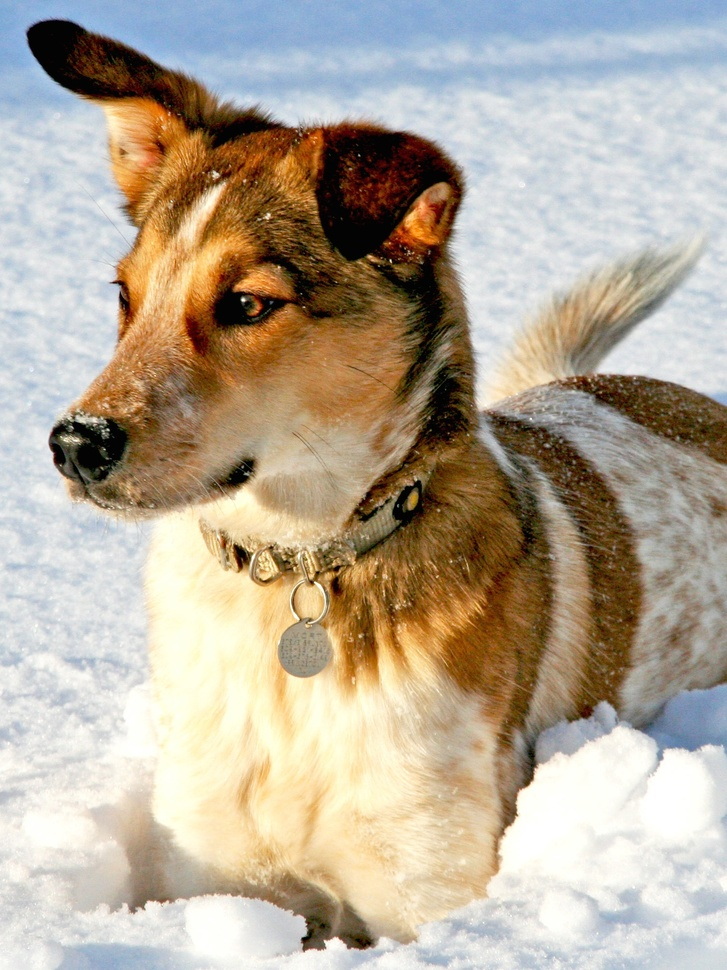
#> input picture DATA/dog.jpg, 727 x 970 px, shrunk from 1500 x 2000 before the run
$ jupyter execute 2D_FFT.ipynb
#> lines starting #> are read from the running program, lines starting #| are printed output that depends on the picture
# 2D Fast Fourier Transform (FFT) on an Image
This notebook demonstrates how to perform a 2D Fast Fourier Transform (FFT) on an image using NumPy. The steps include:
- Loading an image and converting it to grayscale.
- Visualizing the original grayscale image.
- Computing the row-wise FFT and visualizing the result.
- Computing the column-wise FFT and visualizing the result.
- Comparing the manual 2-step FFT with NumPy's efficient `fft2` function for 2D FFT.
The FFT is a powerful tool for analyzing the frequency components of images and signals. This notebook helps visualize how the 2D FFT transforms image data from the spatial domain to the frequency domain.

[cell 1]
from matplotlib.image import imread
import numpy as np
import matplotlib.pyplot as plt
import os
plt.rcParams['figure.figsize'] = [12, 8]
plt.rcParams.update({'font.size': 18})

A = imread(os.path.join('..','DATA','dog.jpg'))
#> A is the input picture: shape (970, 727, 3); mean R, G, B 181.4, 169.5, 152
B = np.mean(A, -1); # Convert RGB to grayscale
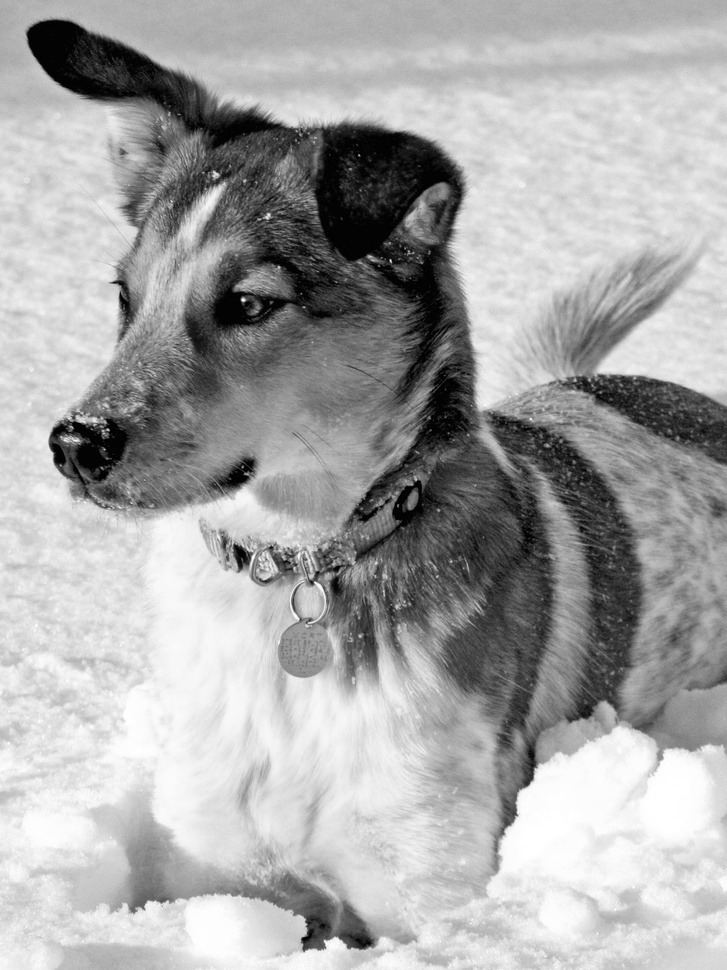
#> B: shape (970, 727) float64; min 0, max 255, mean 167.6

fig,axs = plt.subplots(1,3)

# Plot image
img = axs[0].imshow(B)
img.set_cmap('gray')
axs[0].axis('off')

# Compute row-wise FFT

Cshift = np.zeros_like(B,dtype='complex')
C = np.zeros_like(B,dtype='complex')

for j in range(B.shape[0]):
    Cshift[j,:] = np.fft.fftshift(np.fft.fft(B[j,:]))
    C[j,:] = np.fft.fft(B[j,:])

img = axs[1].imshow(np.log(np.abs(Cshift)))
img.set_cmap('gray')
axs[1].axis('off')

# Compute column-wise FFT

D = np.zeros_like(C)
for j in range(C.shape[1]):
    D[:,j] = np.fft.fft(C[:,j])

img = axs[2].imshow(np.fft.fftshift(np.log(np.abs(D))))
#img.set_cmap('gray')
axs[2].axis('off')

plt.show()
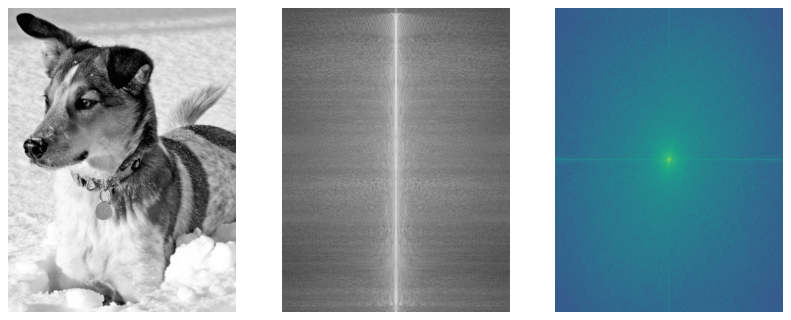
#> figure drawn by matplotlib, 3 panels

# Much more efficient to use fft2
Df2 = np.fft.fft2(B)

# display Df2
plt.imshow(np.fft.fftshift(np.log(np.abs(Df2))))
plt.axis('off')
plt.show()
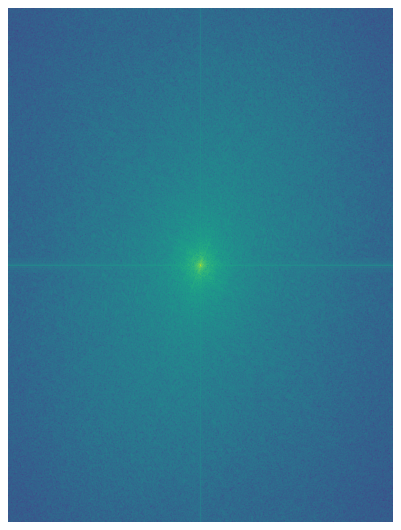
#> figure drawn by matplotlib, 1 panel

## Column-wise then Row-wise FFT
The following code computes the 2D FFT by first applying the FFT along the columns and then along the rows. This demonstrates that the order of applying FFTs (rows first or columns first) does not affect the final result, and both approaches are equivalent to using NumPy's `fft2` function.

[cell 2]
# Compute column-wise FFT first, then row-wise FFT
E = np.zeros_like(B, dtype='complex')
for j in range(B.shape[1]):
    E[:, j] = np.fft.fft(B[:, j])
for i in range(E.shape[0]):
    E[i, :] = np.fft.fft(E[i, :])
# Apply fftshift for visualization and comparison
Eshift = np.fft.fftshift(E)
plt.figure(figsize=(6, 6))
plt.imshow(np.log(np.abs(Eshift)))
plt.title('Column-wise then Row-wise FFT (log magnitude, fftshifted)')
plt.axis('off')
plt.show()
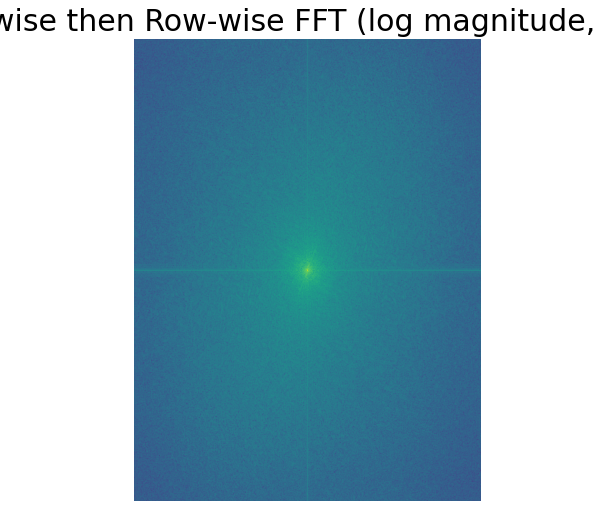
#> figure drawn by matplotlib, 1 panel
## Check equivalence with previous result (after fftshift)
print('Are the row-col-fft vs col-row-fft equivalent?', np.allclose(np.abs(np.fft.fftshift(D)), np.abs(Eshift)))
#| Are the row-col-fft vs col-row-fft equivalent? True

## Check equivalence with previous result (after fftshift)
print('Are the fft2 vs row-col-fft methods equivalent?', np.allclose(np.abs(np.fft.fftshift(Df2)), np.abs(Eshift)))
#| Are the fft2 vs row-col-fft methods equivalent? True

$ run again, with DATA/heat_2d.jpg copied over DATA/dog.jpg
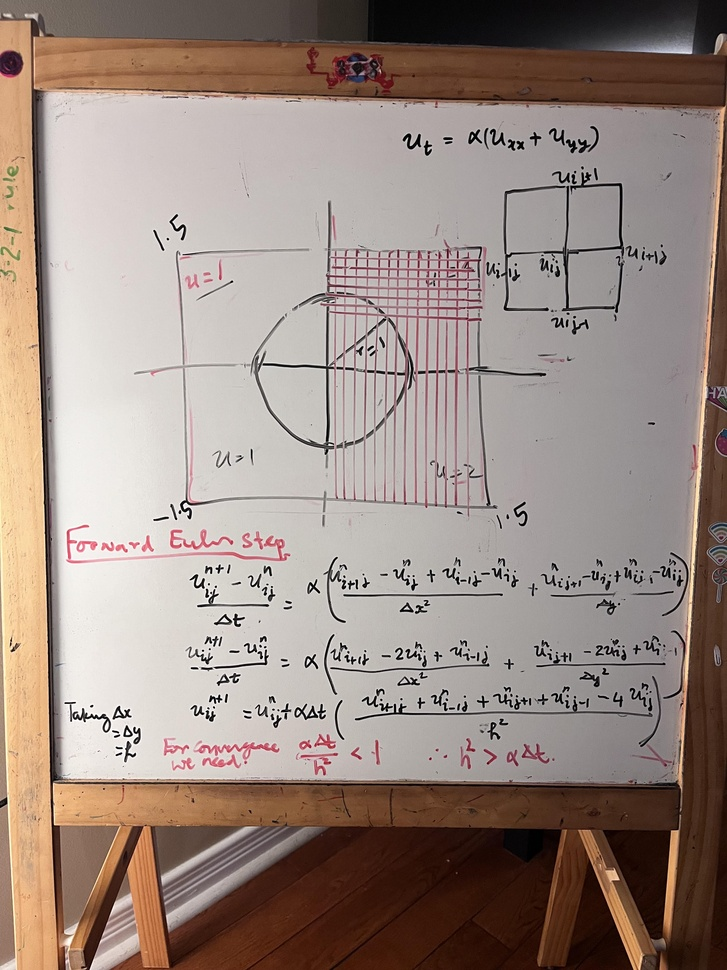
#> input picture DATA/heat_2d.jpg, 727 x 970 px, shrunk from 3024 x 4032 before the run
#> A is the input picture: shape (970, 727, 3); mean R, G, B 154.9, 138.7, 130.3
#> `plt.show()`:
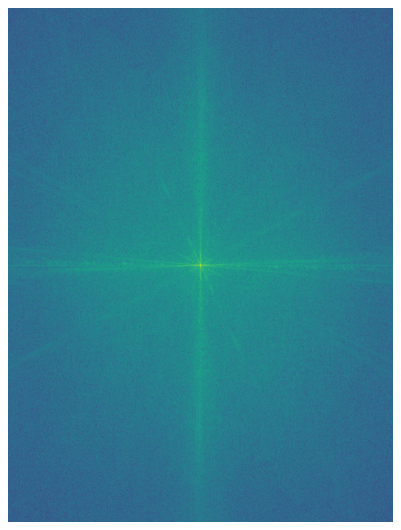
#> figure drawn by matplotlib, 1 panel
#> `plt.show()`:
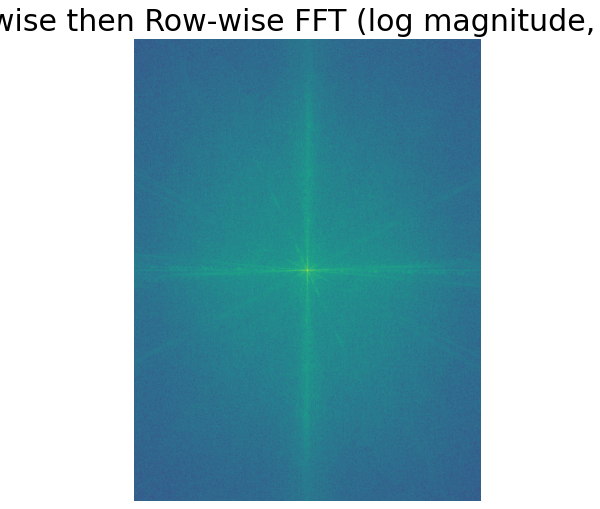
#> figure drawn by matplotlib, 1 panel
#| Are the row-col-fft vs col-row-fft equivalent? True
#| Are the fft2 vs row-col-fft methods equivalent? True
